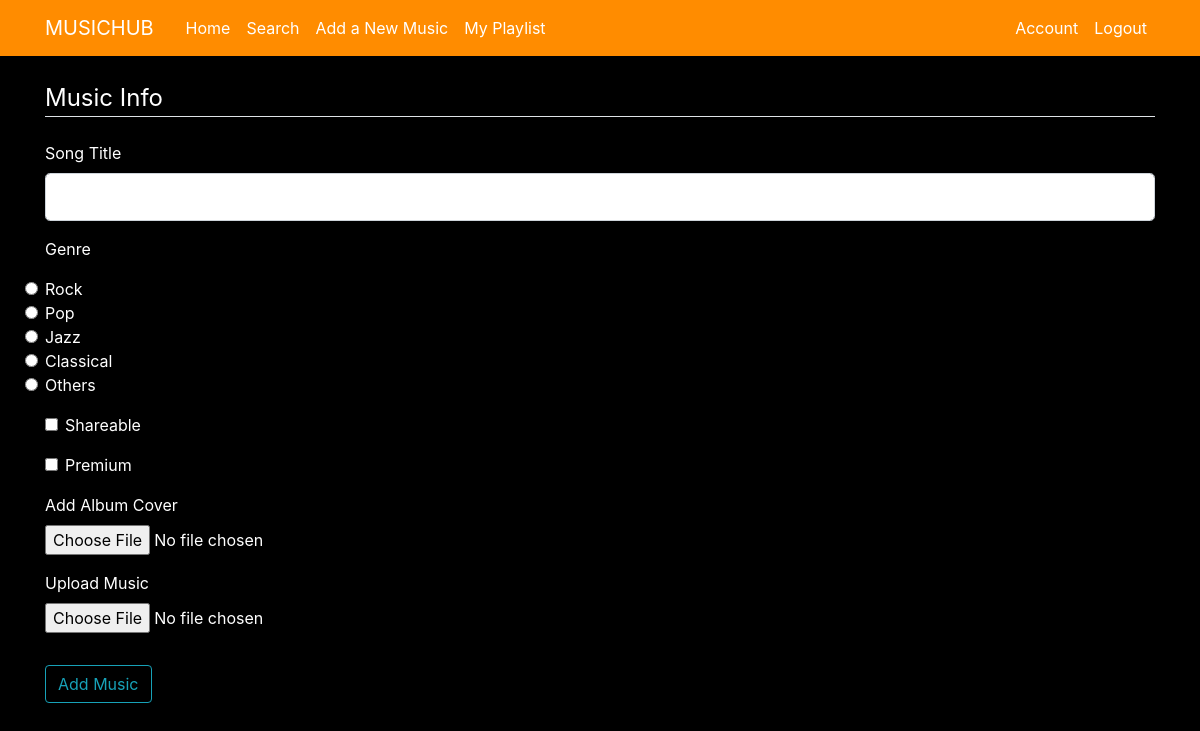
The page /adding_music (signed in) on the database its author committed.
### musicapp/models.py (models this page shows, shortened)
class Genre(db.Model):
    id = db.Column(db.Integer, primary_key=True)
    name = db.Column(db.String(50), nullable=False)

### musicapp/routes.py (the view, shortened to what this page needs)
@bp.route("/adding_music", methods=['GET', 'POST'])
@login_required
def new_music():
    form = AddMusicForm()
    return render_template('addmusic.html', title='Adding Music', form=form)

### musicapp/forms.py (shortened to what this page needs)
class AddMusicForm(FlaskForm):
    title = StringField('Song Title', validators=[DataRequired(), Length(min=1, max=40)])
    cover_picture = FileField('Add Album Cover', validators=[FileAllowed(['jpg', 'png'])])
    genre = RadioField('Genre', choices=[], validators=[InputRequired()])
    music_file = FileField("Upload Music", validators=[DataRequired(), FileAllowed(['mp3'], 'MP3 files only!')])
    submit = SubmitField('Add Music')
    shareable = BooleanField("Shareable")  # Checkbox for shareable option
    premium = BooleanField("Premium")  # Checkbox for premium option
    def __init__(self, *args, **kwargs):
        super(AddMusicForm, self).__init__(*args, **kwargs)
        with current_app.app_context():
            genres = Genre.query.all()
            self.genre.choices = [(g.id, g.name) for g in genres]  # Store ID instead of name

### musicapp/models.py (called while the page is built)
@login_manager.user_loader
def load_user(user_id):
    return User.query.get(int(user_id))

### musicapp/templates/addmusic.html (shortened to what this page needs)
{% extends "layout.html" %}
{% block content %}
<form method="POST" action="" enctype="multipart/form-data">
    <fieldset class="form-group">
        <legend class="border-bottom mb-4">Music Info</legend>
        <div class="form-group">
            {{ form.title.label(class="form-control-label") }}
            {% if form.title.errors %}
                {{ form.title(class="form-control form-control-lg is-invalid") }}
                <div class="invalid-feedback">
                    {% for error in form.title.errors %}
                        <span>{{ error }}</span>
                    {% endfor %}
                </div>
            {% else %}
                {{ form.title(class="form-control form-control-lg") }}
            {% endif %}
        </div>
        <div class="form-group">
            <label class="form-control-label">{{ form.genre.label }}</label>
            <div class="genre-columns">
                {% for subfield in form.genre %}
                    <div class="genre-column">
                        <input type="radio" name="{{ form.genre.name }}" value="{{ subfield.data }}" id="{{ subfield.id }}" class="form-check-input">
                        <label for="{{ subfield.id }}" class="form-check-label">{{ subfield.label.text }}</label>
                    </div>
                {% endfor %}
            </div>
        </div>
        <div class="form-group form-check">
            {{ form.shareable(class="form-check-input") }}
            {{ form.shareable.label(class="form-check-label") }}
        </div>
        <div class="form-group form-check">
            {{ form.premium(class="form-check-input") }}
            {{ form.premium.label(class="form-check-label") }}
        </div>
        <div class="form-group">
            {{ form.cover_picture.label(class="form-control-label") }}
            {{ form.cover_picture(class="form-control-file") }}
        </div>
        <div class="form-group">
            {{ form.music_file.label(class="form-control-label") }}
            {{ form.music_file(class="form-control-file") }}
        </div>
    </fieldset>
    <div class="form-group">
        {{ form.submit(class="btn btn-outline-info") }}
    </div>
</form>
{% endblock content %}

### musicapp/static/main.css (style rules this page uses)
body { background: #000000; color: #ffffff; margin-top: 5rem; }

### rows shown on the page
Genre: label.text "Rock"
Genre: label.text "Pop"
Genre: label.text "Jazz"
Genre: label.text "Classical"
Genre: label.text "Others"
